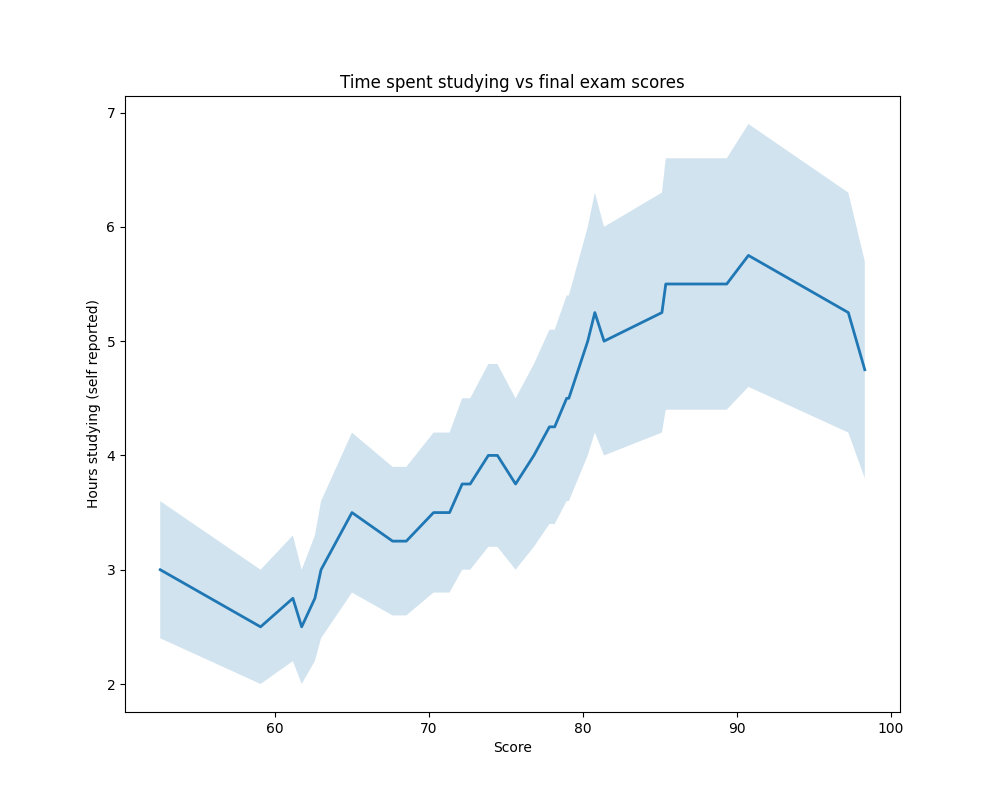

Source code (Python):
# 3. Graphing in Python
# 1. Graphing in Python: Matplotlib
# 7. Recreate Graphs using Matplotlib
# 7. Line with Shaded Error

'''
Now, we are going to look at the chart called line_graph.png. This displays the
relationship between the time students say they studied and the scores they received
on their final exams.

The data you will need to recreate this chart is in the lists hours_reported and
exam_scores.

Save your recreated chart to a file called my_line_graph.png

'''

from matplotlib import pyplot as plt

hours_reported =[3, 2.5, 2.75, 2.5, 2.75, 3.0, 3.5, 3.25, 3.25,  3.5, 3.5, 3.75, 3.75,4, 4.0, 3.75,  4.0, 4.25, 4.25, 4.5, 4.5, 5.0, 5.25, 5, 5.25, 5.5, 5.5, 5.75, 5.25, 4.75]
exam_scores = [52.53, 59.05, 61.15, 61.72, 62.58, 62.98, 64.99, 67.63, 68.52, 70.29, 71.33, 72.15, 72.67, 73.85, 74.44, 75.62, 76.81, 77.82, 78.16, 78.94, 79.08, 80.31, 80.77, 81.37, 85.13, 85.38, 89.34, 90.75, 97.24, 98.31]

hours_upper_bound = [(i*1.2) for i in hours_reported]
hours_lower_bound = [(i*0.8) for i in hours_reported]

plt.figure(figsize=(10, 8))
plt.plot(exam_scores, hours_reported, linewidth=2)

# Shaded lower and upper bounds
plt.fill_between(exam_scores, hours_lower_bound, hours_upper_bound, alpha=0.2)


#Standard title/xlabel/ylabel
plt.title('Time spent studying vs final exam scores')
plt.xlabel('Score')
plt.ylabel('Hours studying (self reported)')

plt.savefig('3_1_7_7-Line_with_Shaded_Error')

plt.show()